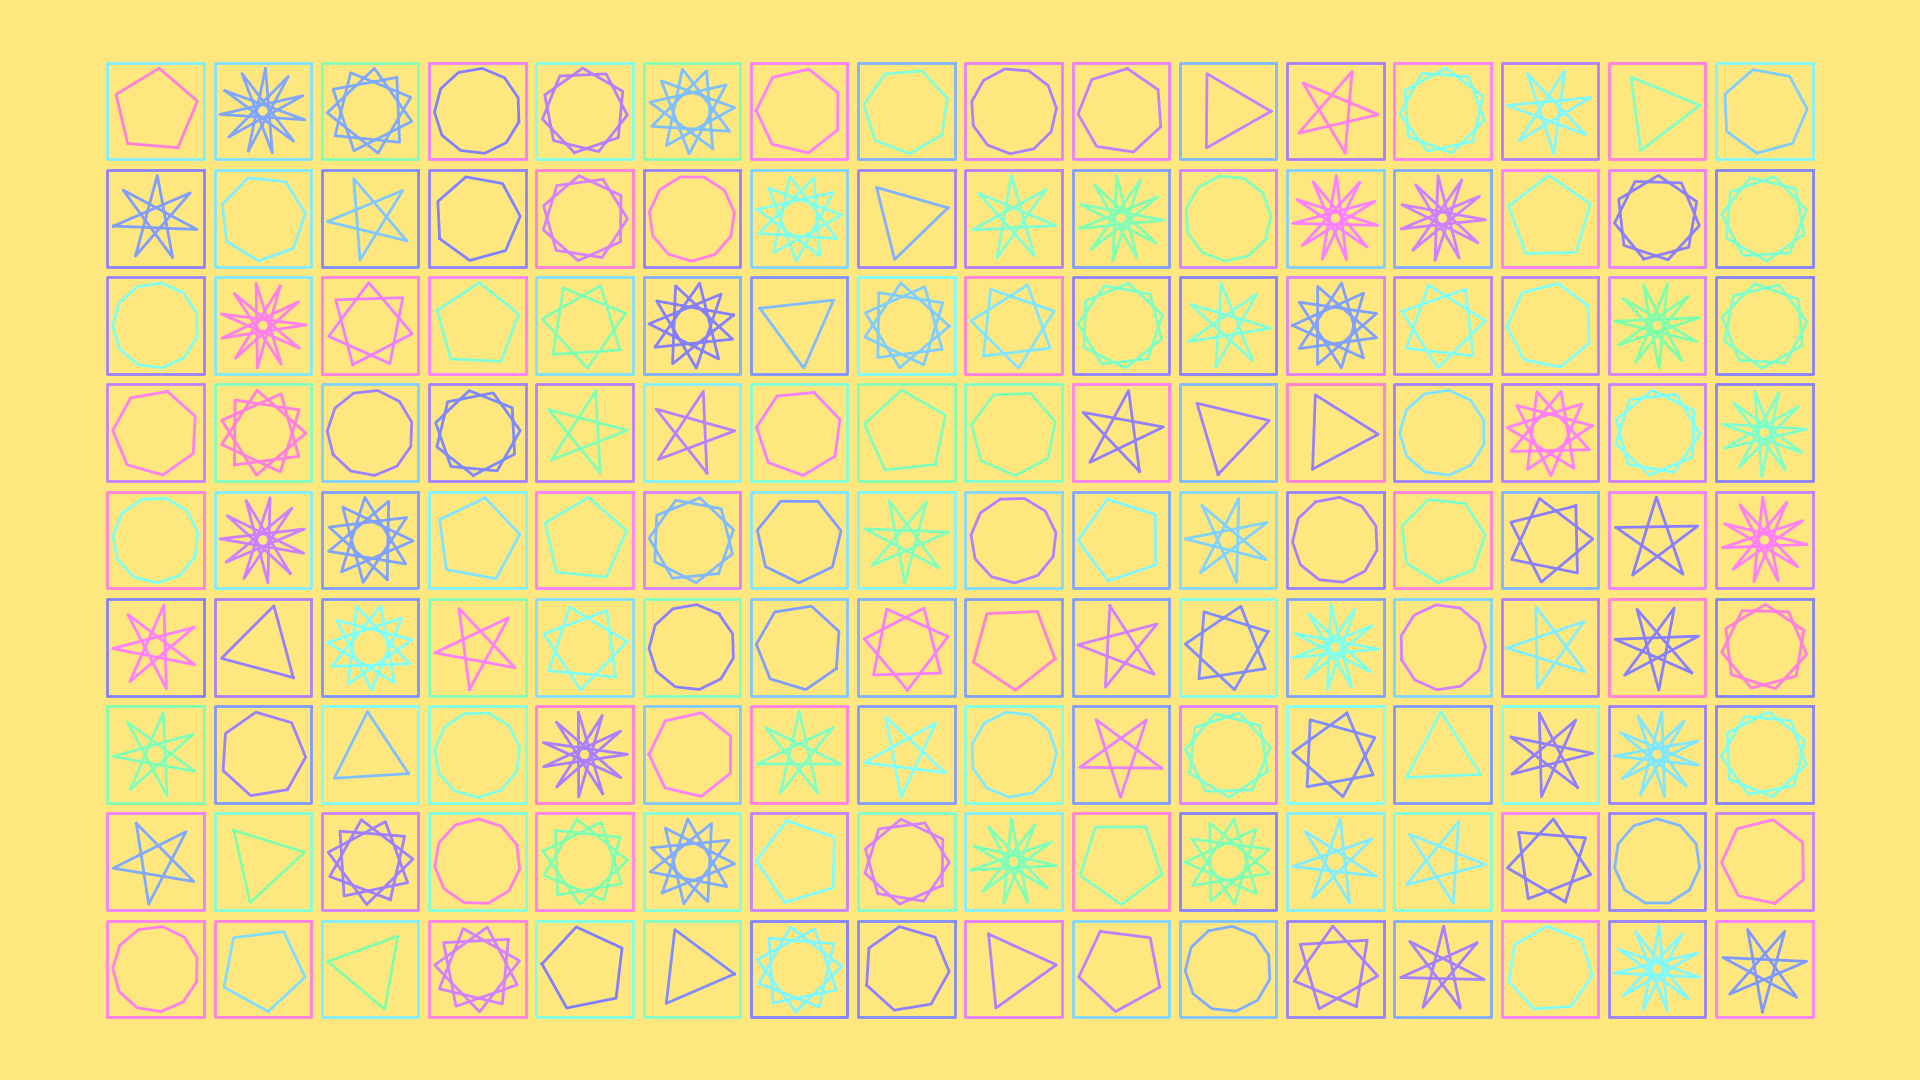

Generate this figure with Python:
from pathlib import Path

import matplotlib.pyplot as plt
import numpy as np


def hsv2rgb(h: float=0.0, s: float=1.0, v: float=1.0) -> str:
    rgb: np.ndarray = np.round(255 * ((np.clip(np.abs(np.modf(h + np.array([0.0, 2.0, 1.0]) / 3)[0] * 6 - 3) - 1, 0, 1) - 1) * s + 1) * v).astype(int)
    return "#" + "".join(f"{i:02x}" for i in rgb)


def main() -> None:
    # config
    fp: Path = Path(__file__).resolve().with_suffix(".png")
    plt.rcParams["figure.dpi"] = 100
    plt.rcParams["figure.figsize"] = [19.2, 10.8]
    rng: np.random.Generator = np.random.default_rng()
    offset: float = rng.random()
    saturation: float = 0.5
    value: float = 1.0
    bgc: str = hsv2rgb(offset, saturation, value)
    # generate figure
    fig: plt.Figure
    ax: plt.Axes
    fig, ax = plt.subplots()
    pn: list[list[int]] = [
        [i, j]
        for i in [3, 5, 7, 11]
        for j in range(1, 1+i//2)
    ]
    # plot
    r: float = 0.4
    l: float = 0.45
    lx: np.ndarray = np.array([l, l, -l, -l, l])
    ly: np.ndarray = np.array([l, -l, -l, l, l])
    for i in range(16):
        for j in range(9):
            n: int
            m: int
            n, m = rng.choice(pn)
            t: np.ndarray = np.linspace(0, m*2*np.pi, 1+n, endpoint=True)
            t += 2*np.pi * rng.random()
            x: np.ndarray = r * np.cos(t)
            y: np.ndarray = r * np.sin(t)
            hue: float = offset + 0.25 + 0.5 * rng.random()
            ax.plot(x+i, y+j, linewidth=2, color=hsv2rgb(hue, saturation, value))
            hue: float = offset + 0.25 + 0.5 * rng.random()
            ax.plot(lx+i, ly+j, linewidth=2, color=hsv2rgb(hue, saturation, value))
    # arrange
    #ax.set_xlim(0, 1)
    #ax.set_ylim(0, 1)
    ax.axis("off")
    ax.set_aspect("equal")
    ax.set_facecolor(bgc)
    fig.set_facecolor(bgc)
    fig.tight_layout()
    # output
    fig.savefig(fp)
    plt.cla()
    plt.clf()
    plt.close(fig)
    return None


if __name__ == "__main__":
    main()
